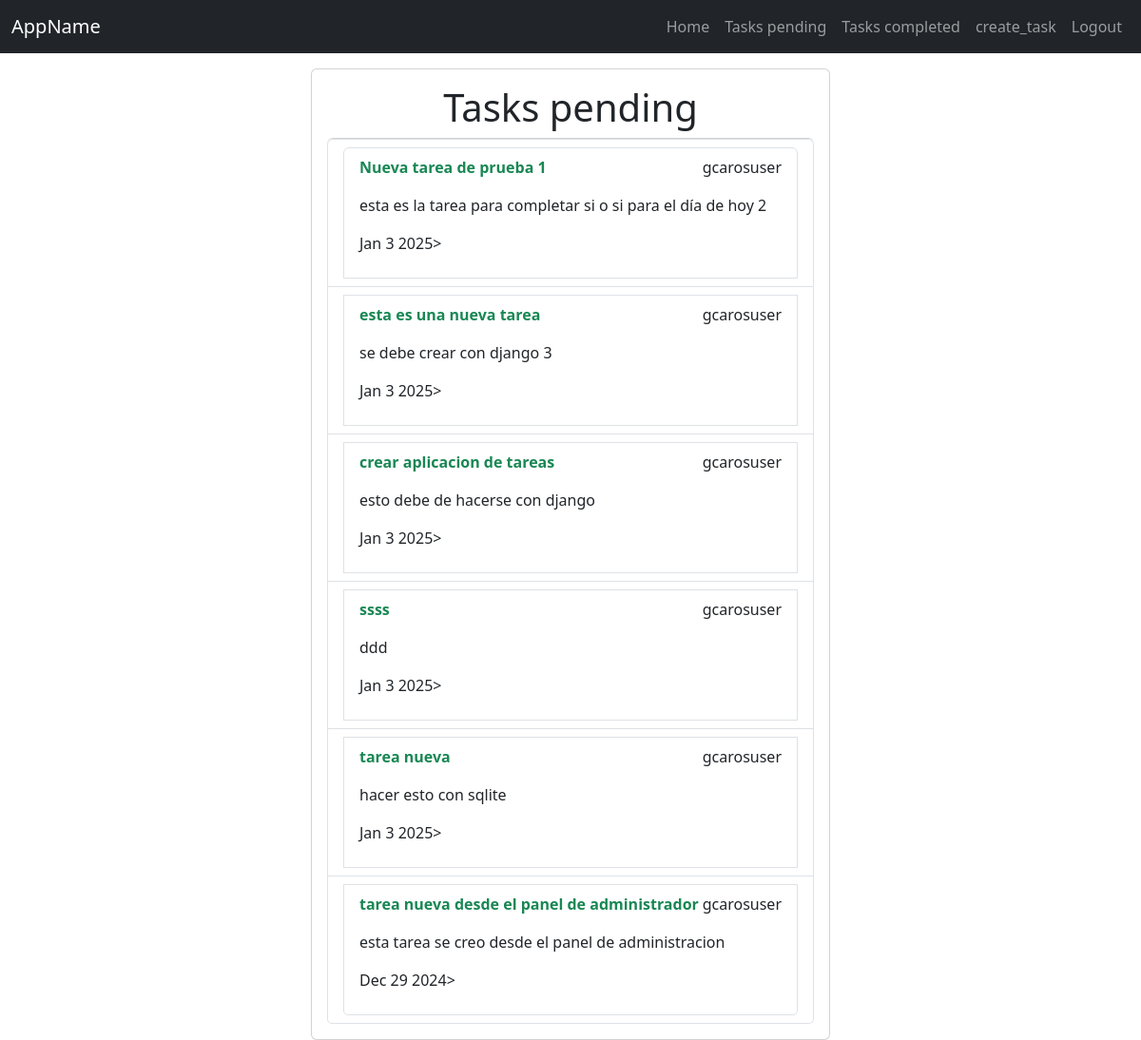
The app's page /tasks_completed/ (signed in) with its own data.
### tasks/models.py (models this page shows, shortened)
class Task(models.Model):
    title = models.CharField(max_length=200)
    description = models.TextField(blank=True, null=True)
    created = models.DateTimeField(auto_now_add=True)
    datecompleted = models.DateTimeField(null=True, blank=True)
    updated = models.DateTimeField(auto_now=True)
    important = models.BooleanField(default=False)
    completed = models.BooleanField(default=False, blank=True, null=True)
    user = models.ForeignKey(User, on_delete=models.CASCADE)

### tasks/views.py (the view)
# urls.py: path('tasks_completed/', views.tasks_completed, name='tasks_completed'),
@login_required
def tasks_completed(request):
    tasks = Task.objects.filter(user=request.user, datecompleted__isnull=False).order_by('-datecompleted')
    return render(request, 'tasks.html', {
        'tasks': tasks
    })

### tasks/templates/tasks.html (shortened to what this page needs)
<!DOCTYPE html>
<html lang="en">
<head>
</head>
{%extends 'base.html' %}
{%block content%}
<body>
<main class="container">
    <div class="row">
        <div class="col-md-6 offset-md-3 mt-3">
            <form action="/tasks/" method="post" class="card card-body" >
                <h1 class="text-center">Tasks pending</h1>
                <ul class="list-group">
                    {% for task in tasks %}
                    <li class ="list-group-item">
                        <a class="list-group-item" href="{% url 'task_detail' task.id %}">
                            <header class="d-flex justify-content-between">
                                {% if task.important %}
                                <strong class="fw-bold text-success">{{task.title}} </strong>
                                <p>{{task.user.username}}</p>
                                {% else %}
                                {{task.title}}
                                {% endif %}
                            </header>
                            <p>{{task.description}}</p>
                            <p>{{task.datecompleted|date:"M j Y"}}></p>
                        </a>
                    </li>
                    {%endfor%}
                </ul>
            </form>
        </div>
    </div>
</main>
</body>
{%endblock%}

### tasks/templates/base.html (shortened to what this page needs)
<!doctype html>
<html lang="en">
<head>
    <link rel="stylesheet" href="https://cdn.jsdelivr.net/npm/bootstrap@5.3.3/dist/css/bootstrap.min.css">
</head>
<body>
<nav class="navbar navbar-expand-lg bg-dark navbar-dark">
    <div class="container-fluid">
        <a class="navbar-brand" href="/">AppName</a>
        <div class="collapse navbar-collapse" id="navbarNav">
            <ul class="navbar-nav ms-auto">
                <li class="nav-item">
                    <a href="/" class="nav-link" >Home</a>
                </li>
                {% if user.is_authenticated %}
                <li class="nav-item">
                    <a href="/tasks/" class="nav-link" >Tasks pending</a>
                </li>
                <li class="nav-item">
                    <a href="/tasks_completed/" class="nav-link" >Tasks completed </a>
                </li>
                <li class="nav-item">
                    <a href="/tasks/create/" class="nav-link">create_task</a>
                </li>
                <li class="nav-item">
                    <a href="/logout/" class="nav-link">Logout</a>
                </li>
                {% endif %}
            </ul>
        </div>
    </div>
</nav>
    {% block content %}
    {% endblock %}
</body>
</html>

### records on screen
Task: title "Nueva tarea de prueba 1", user.username "gcarosuser", description "esta es la tarea para completar si o si para el día de hoy 2", datecompleted "Jan 3 2025"
Task: title "esta es una nueva tarea", user.username "gcarosuser", description "se debe crear con django 3", datecompleted "Jan 3 2025"
Task: title "crear aplicacion de tareas", user.username "gcarosuser", description "esto debe de hacerse con django", datecompleted "Jan 3 2025"
Task: title "ssss", user.username "gcarosuser", description "ddd", datecompleted "Jan 3 2025"
Task: title "tarea nueva", user.username "gcarosuser", description "hacer esto con sqlite", datecompleted "Jan 3 2025"
Task: title "tarea nueva desde el panel de administrador", user.username "gcarosuser", description "esta tarea se creo desde el panel de administracion", datecompleted "Dec 29 2024"
